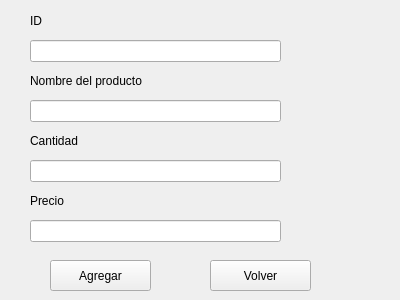
<?xml version="1.0" encoding="UTF-8"?>
<ui version="4.0">
 <class>Form</class>
 <widget class="QWidget" name="Form">
  <property name="geometry">
   <rect>
    <x>0</x>
    <y>0</y>
    <width>400</width>
    <height>300</height>
   </rect>
  </property>
  <property name="windowTitle">
   <string>Form</string>
  </property>
  <widget class="QLabel" name="label">
   <property name="geometry">
    <rect>
     <x>30</x>
     <y>70</y>
     <width>191</width>
     <height>21</height>
    </rect>
   </property>
   <property name="text">
    <string>Nombre del producto</string>
   </property>
  </widget>
  <widget class="QLabel" name="label_2">
   <property name="geometry">
    <rect>
     <x>30</x>
     <y>130</y>
     <width>191</width>
     <height>21</height>
    </rect>
   </property>
   <property name="text">
    <string>Cantidad</string>
   </property>
  </widget>
  <widget class="QLabel" name="label_3">
   <property name="geometry">
    <rect>
     <x>30</x>
     <y>190</y>
     <width>191</width>
     <height>21</height>
    </rect>
   </property>
   <property name="text">
    <string>Precio</string>
   </property>
  </widget>
  <widget class="QPushButton" name="pushButton">
   <property name="geometry">
    <rect>
     <x>50</x>
     <y>260</y>
     <width>101</width>
     <height>31</height>
    </rect>
   </property>
   <property name="toolTip">
    <string>&lt;html&gt;&lt;head/&gt;&lt;body&gt;&lt;p&gt;&lt;span style=&quot; font-size:11pt; font-weight:700;&quot;&gt;Agregar&lt;/span&gt;&lt;/p&gt;&lt;/body&gt;&lt;/html&gt;</string>
   </property>
   <property name="styleSheet">
    <string notr="true"/>
   </property>
   <property name="text">
    <string>Agregar</string>
   </property>
  </widget>
  <widget class="QLineEdit" name="lineEdit">
   <property name="geometry">
    <rect>
     <x>30</x>
     <y>100</y>
     <width>251</width>
     <height>22</height>
    </rect>
   </property>
  </widget>
  <widget class="QLineEdit" name="lineEdit_2">
   <property name="geometry">
    <rect>
     <x>30</x>
     <y>160</y>
     <width>251</width>
     <height>22</height>
    </rect>
   </property>
  </widget>
  <widget class="QLabel" name="label_4">
   <property name="geometry">
    <rect>
     <x>30</x>
     <y>10</y>
     <width>191</width>
     <height>21</height>
    </rect>
   </property>
   <property name="text">
    <string>ID</string>
   </property>
  </widget>
  <widget class="QLineEdit" name="lineEdit_3">
   <property name="geometry">
    <rect>
     <x>30</x>
     <y>40</y>
     <width>251</width>
     <height>22</height>
    </rect>
   </property>
  </widget>
  <widget class="QPushButton" name="pushButton_2">
   <property name="geometry">
    <rect>
     <x>210</x>
     <y>260</y>
     <width>101</width>
     <height>31</height>
    </rect>
   </property>
   <property name="toolTip">
    <string>&lt;html&gt;&lt;head/&gt;&lt;body&gt;&lt;p&gt;&lt;span style=&quot; font-size:11pt; font-weight:700;&quot;&gt;Agregar&lt;/span&gt;&lt;/p&gt;&lt;/body&gt;&lt;/html&gt;</string>
   </property>
   <property name="styleSheet">
    <string notr="true"/>
   </property>
   <property name="text">
    <string>Volver</string>
   </property>
  </widget>
  <widget class="QLineEdit" name="lineEdit_4">
   <property name="geometry">
    <rect>
     <x>30</x>
     <y>220</y>
     <width>251</width>
     <height>22</height>
    </rect>
   </property>
  </widget>
 </widget>
 <resources/>
 <connections/>
</ui>
